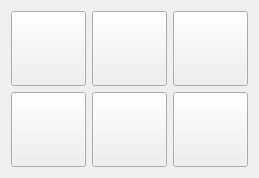
             <widget class="QWidget" name="viewArreraApp">
              <layout class="QGridLayout" name="gridLayout_2">
               <item row="0" column="2">
                <widget class="QPushButton" name="IDC_ARACCOURCI">
                 <property name="minimumSize">
                  <size>
                   <width>75</width>
                   <height>75</height>
                  </size>
                 </property>
                 <property name="maximumSize">
                  <size>
                   <width>75</width>
                   <height>75</height>
                  </size>
                 </property>
                 <property name="text">
                  <string/>
                 </property>
                 <property name="icon">
                  <iconset resource="../../resource.qrc">
                   <normaloff>:/icon/img/arrera-raccourci.png</normaloff>:/icon/img/arrera-raccourci.png</iconset>
                 </property>
                 <property name="iconSize">
                  <size>
                   <width>70</width>
                   <height>70</height>
                  </size>
                 </property>
                </widget>
               </item>
               <item row="0" column="1">
                <widget class="QPushButton" name="IDC_AVIDEODOWNLOAD">
                 <property name="minimumSize">
                  <size>
                   <width>75</width>
                   <height>75</height>
                  </size>
                 </property>
                 <property name="maximumSize">
                  <size>
                   <width>75</width>
                   <height>75</height>
                  </size>
                 </property>
                 <property name="text">
                  <string/>
                 </property>
                 <property name="icon">
                  <iconset resource="../../resource.qrc">
                   <normaloff>:/icon/img/arrera-video-download.png</normaloff>:/icon/img/arrera-video-download.png</iconset>
                 </property>
                 <property name="iconSize">
                  <size>
                   <width>70</width>
                   <height>70</height>
                  </size>
                 </property>
                </widget>
               </item>
               <item row="0" column="0">
                <widget class="QPushButton" name="IDC_APOSTITE">
                 <property name="minimumSize">
                  <size>
                   <width>75</width>
                   <height>75</height>
                  </size>
                 </property>
                 <property name="maximumSize">
                  <size>
                   <width>75</width>
                   <height>75</height>
                  </size>
                 </property>
                 <property name="text">
                  <string/>
                 </property>
                 <property name="icon">
                  <iconset resource="../../resource.qrc">
                   <normaloff>:/icon/img/arrera-postite.png</normaloff>:/icon/img/arrera-postite.png</iconset>
                 </property>
                 <property name="iconSize">
                  <size>
                   <width>70</width>
                   <height>70</height>
                  </size>
                 </property>
                </widget>
               </item>
               <item row="1" column="0">
                <widget class="QPushButton" name="IDC_ASIX">
                 <property name="maximumSize">
                  <size>
                   <width>75</width>
                   <height>75</height>
                  </size>
                 </property>
                 <property name="text">
                  <string/>
                 </property>
                 <property name="icon">
                  <iconset resource="../../resource.qrc">
                   <normaloff>:/assistant/img/logo-six.png</normaloff>:/assistant/img/logo-six.png</iconset>
                 </property>
                 <property name="iconSize">
                  <size>
                   <width>70</width>
                   <height>70</height>
                  </size>
                 </property>
                </widget>
               </item>
               <item row="1" column="1">
                <widget class="QPushButton" name="IDC_ARYLEY">
                 <property name="maximumSize">
                  <size>
                   <width>75</width>
                   <height>75</height>
                  </size>
                 </property>
                 <property name="text">
                  <string/>
                 </property>
                 <property name="icon">
                  <iconset resource="../../resource.qrc">
                   <normaloff>:/assistant/img/Ryley.png</normaloff>:/assistant/img/Ryley.png</iconset>
                 </property>
                 <property name="iconSize">
                  <size>
                   <width>70</width>
                   <height>70</height>
                  </size>
                 </property>
                </widget>
               </item>
               <item row="1" column="2">
                <widget class="QPushButton" name="IDC_ACOPILOTE">
                 <property name="minimumSize">
                  <size>
                   <width>75</width>
                   <height>75</height>
                  </size>
                 </property>
                 <property name="maximumSize">
                  <size>
                   <width>75</width>
                   <height>75</height>
                  </size>
                 </property>
                 <property name="text">
                  <string/>
                 </property>
                 <property name="icon">
                  <iconset resource="../../resource.qrc">
                   <normaloff>:/assistant/img/copilote.png</normaloff>:/assistant/img/copilote.png</iconset>
                 </property>
                 <property name="iconSize">
                  <size>
                   <width>70</width>
                   <height>70</height>
                  </size>
                 </property>
                </widget>
               </item>
              </layout>
             </widget>
